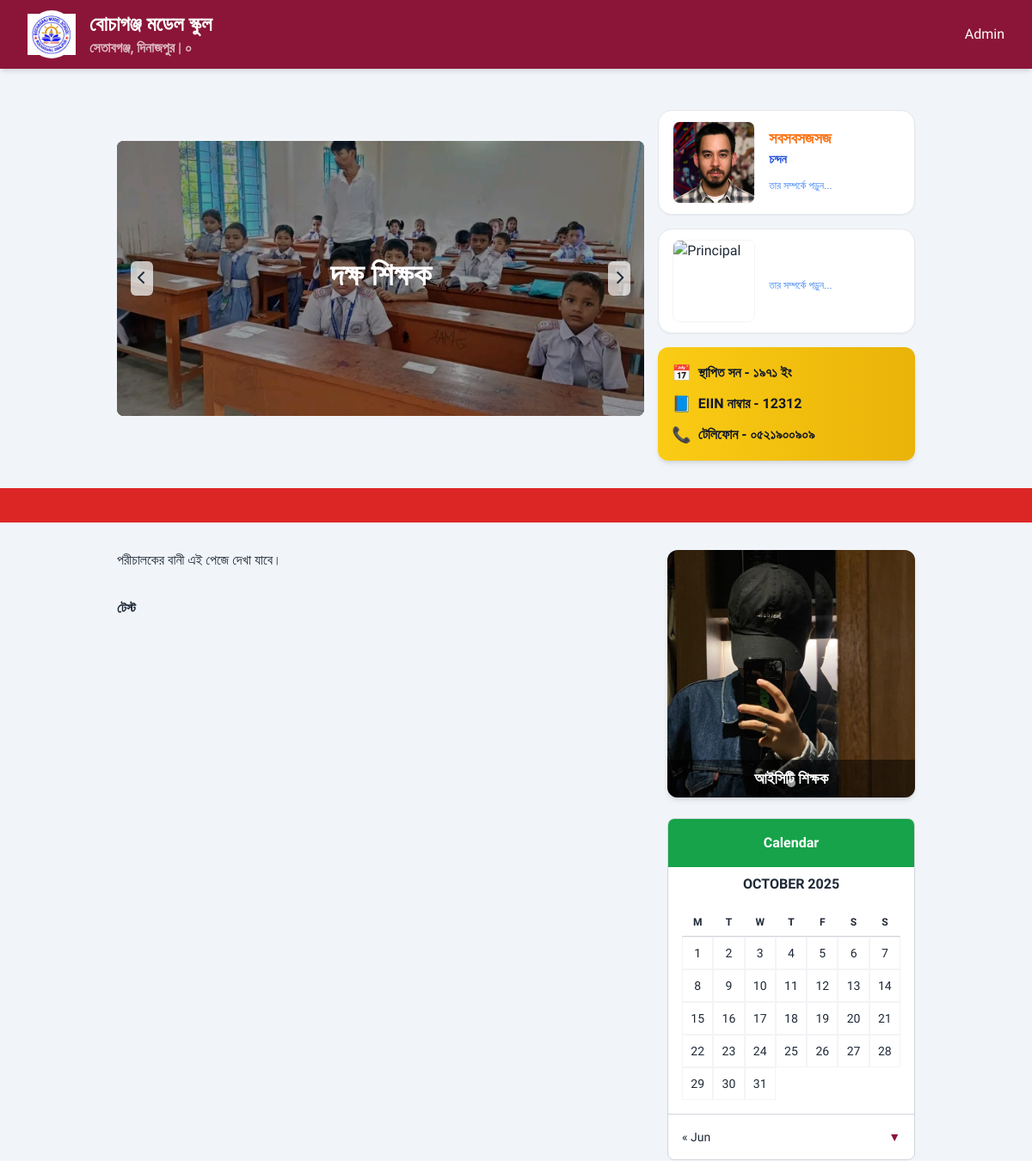
Page /porichalok (upper part) on the earlier database version.
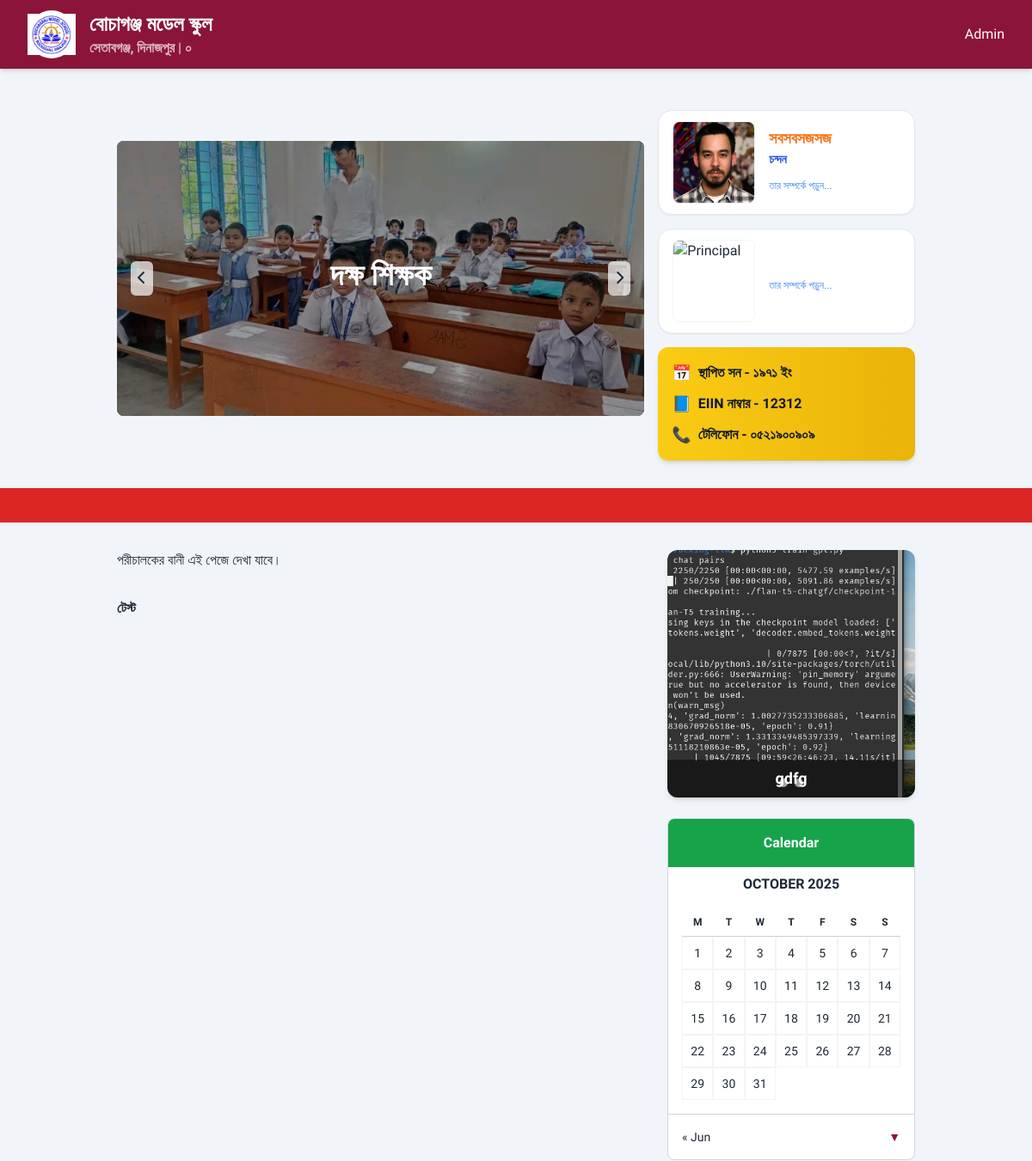
Same page on the later database version.
### base/models.py (models this page shows, shortened)
class BaseModel(models.Model):
    created_at = models.DateTimeField(auto_now_add=True)
    updated_at = models.DateTimeField(auto_now=True)
    is_active = models.BooleanField(default=True)
    class Meta:
        abstract = True
        ordering = ['-created_at']

class Banner(BaseModel):
    file = models.FileField(upload_to="banner")
    text = models.CharField(max_length=500)

class Widget(BaseModel):
    title = models.CharField()
    image = models.FileField(upload_to='teachers')
    text = CKEditor5Field()

### base/views.py (the view)
# urls.py: path('porichalok', get_pori),
def get_pori(r):
   pori = Porichalok.objects.filter().first()
   context = {
    'text' : pori.text
    }
   return render(r, 'content.html', context)

### base/context_processors.py (called while the page is built)
def global_context(request):
    context = {}
    context['info'] = Info.objects.first()
    context['porichalok'] = Porichalok.objects.first()
    context['headteacher'] = HeadTeacher.objects.first()
    context['widgets'] = Widget.objects.all()
    context['b'] = Banner.objects.all()
    return context

### template/content.html
{% extends 'main.html' %}
{% block body %}
{{text|safe}} </div>
{% endblock %}

### template/main.html (shortened to what the changed rows need)
<!DOCTYPE html>
<html lang="en">
<head>
    <script src="https://cdn.tailwindcss.com"></script>
    <link rel="stylesheet" href="https://cdnjs.cloudflare.com/ajax/libs/font-awesome/6.4.0/css/all.min.css">
</head>
<body class="text-gray-800 bg-slate-100">
<div class="grid grid-cols-1 md:grid-cols-3 gap-4 max-w-5xl mx-auto px-4 sm:px-6 lg:px-12 py-8">
    <div class="my-auto md:col-span-2 relative h-72 sm:h-80 overflow-hidden bg-black rounded-lg" id="carousel">
        <div class="flex h-full transition-transform duration-500 ease-in-out" id="carousel-container">
          {% for i in b %}
            <div class="min-w-full h-full relative">
                <div class="absolute inset-0 bg-cover bg-center"
                    style="background-image: url('{{i.file.url}}');">
                </div>
                <div class="absolute inset-0 bg-black bg-opacity-40"></div>
                <div
                    class="absolute top-1/2 left-1/2 transform -translate-x-1/2 -translate-y-1/2 text-center text-white z-10 max-w-[90%]">
                    <h1 class="text-2xl sm:text-3xl md:text-4xl font-bold mb-2">{{i.text}}</h1>
                </div>
            </div>
{% endfor %}
        </div>
    </div>
</div>
    <div class="max-w-5xl mx-auto px-4 sm:px-6 lg:px-12 py-8">
        <div class="grid grid-cols-1 md:grid-cols-3 gap-8">
            <div class="lg:col-span-1 space-y-6">
  <div class="relative w-full max-w-2xl mx-auto rounded-xl overflow-hidden shadow-md">
  <div id="teacherSlider" class="flex transition-transform duration-700 ease-in-out">
    {% for widget in widgets %}
    <div class="relative flex-shrink-0 w-full h-72">
      <img src="{{ widget.image.url }}" alt="{{ widget.name }}" class="w-full h-full object-cover">
      <div class="absolute bottom-0 left-0 right-0 bg-black bg-opacity-50 text-white py-2 px-4 text-center">
        <h3 class="font-semibold text-lg">{{ widget.title }}</h3>
      </div>
    </div>
    {% endfor %}
  </div>
   <div id="teacherDots" class="absolute bottom-3 left-1/2 transform -translate-x-1/2 flex space-x-2"></div>
</div>
            </div>
        </div>
    </div>
</body>
</html>

Differences in the rows shown:
no longer on this page (row unchanged): Widget: image (picture), title "আইসিটি শিক্ষক"
added Widget: image (picture), title "gdfg"
